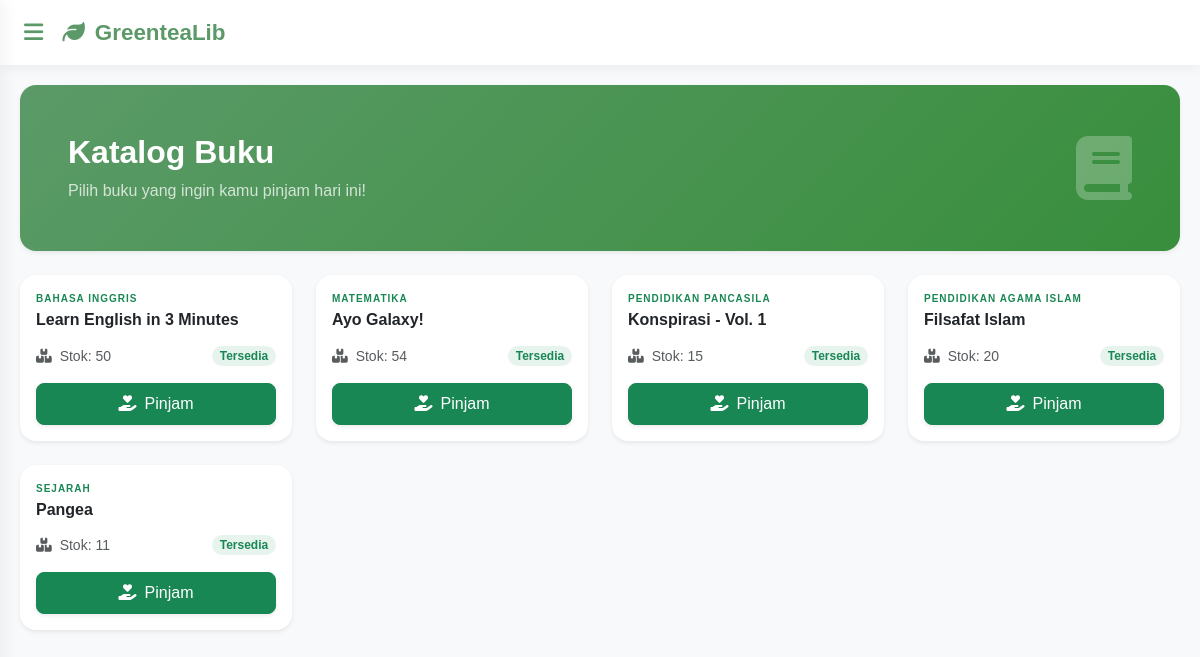
/Views/V_KatalogBuku.php (signed in), run on the app's committed database.
### tables this page shows
CREATE TABLE `buku` (
  `id` int(11) NOT NULL,
  `judul` varchar(255) NOT NULL,
  `kategori` enum('Matematika','Bahasa Indonesia','Bahasa Inggris','Pendidikan Agama Islam','Bahasa Sunda','Sejarah','Pendidikan Pancasila','Wirausaha','Akutansi') DEFAULT NULL,
  `stok` int(11) DEFAULT 0
);

### Controllers/C_Buku.php (called while the page is built, shortened)
<?php
include_once '../Models/M_Buku.php';
$buku = new M_Buku();
try{
    if(!empty($_GET['aksi'])){
        if(!($_GET['aksi'] == 'hapus')){
            if($_GET['aksi'] == 'edit'){
                $id = $_GET['id'];
                $bukus = $buku->SHOW_BUKU_BY_ID($id);
                include_once '../Views/V_UpdateBuku.php';
            }else{
                $id = $_POST['id'];
                $judul = $_POST['judul'];
                $kategori = $_POST['kategori'];
                $stok = $_POST['stok'];
                if($_GET['aksi'] == 'tambah'){
                    $buku->ADD_BUKU($id, $judul, $kategori, $stok);
                }elseif($_GET['aksi'] == 'update'){
                    $buku->UPDATE_BUKU($id, $judul, $kategori, $stok);
                }
            }
        }else{
        	$id = $_GET['id'];
        	$buku->DELETE_BUKU($id);
        }
    }else{
        $bukus = $buku->SHOW_BUKU();
    }
}catch(Exception $e){
    echo $e->getMessage();
}

### Models/M_Connect.php (called while the page is built, shortened)
<?php
class M_Connect
{
	private $host = "localhost",
	$username = "root",
	$pass = "",
	$db = "aqxua_lib";
	function __construct()
	{
		$this->connect = mysqli_connect($this->host, $this->username, $this->pass, $this->db);
		if ($this->connect)
		{
			return $this->connect;
		}else{
			echo mysqli_connect_error();
		}
	}
}

### Models/M_Buku.php (called while the page is built, shortened)
<?php
include_once 'M_Connect.php';
class M_Buku{
    public function SHOW_BUKU()
    {
        $conn = new M_Connect();
        $sql = 'SELECT * FROM buku';
        $post = mysqli_query($conn->connect, $sql);
        if($post->num_rows > 0){
            while ($data = mysqli_fetch_object($post)){
                $result[] = $data;
            }
            return $result;
        }
    }
}

### Views/V_KatalogBuku.php (the view)
<?php
    include_once '../Controllers/C_Buku.php';
    include_once 'HEADER.php';
?>
    <div class="row mb-4">
        <div class="col-12">
            <div class="p-5 rounded-4 shadow-sm text-white d-flex align-items-center justify-content-between" style="background: linear-gradient(135deg, var(--green-tea), var(--green-tea-dark));">
                <div>
                    <h2 class="fw-bold mb-2">Katalog Buku</h2>
                    <p class="mb-0 opacity-75">Pilih buku yang ingin kamu pinjam hari ini!</p>
                </div>
                <div class="d-none d-md-block">
                    <i class="fas fa-book fa-4x opacity-25"></i>
                </div>
            </div>
        </div>
    </div>
    <div class="row g-4">
        <?php
            if(!empty($bukus)){
                foreach ($bukus as $data){ ?>
                <div class="col-12 col-sm-6 col-md-4 col-lg-3">
                    <div class="card h-100 shadow-sm border-0 rounded-4 card-book-hover transition-all">
                        <div class="card-body d-flex flex-column pt-3">
                            <span class="text-uppercase text-success fw-bold mb-1" style="font-size: 10px; letter-spacing: 1px;">
                                <?= $data->kategori ?>
                            </span>
                            <h6 class="card-title fw-bold mb-3 text-dark">
                                <?= $data->judul ?>
                            </h6>
                            <div class="mt-auto mb-3 d-flex justify-content-between align-items-center">
                                <div class="small">
                                    <i class="fas fa-boxes text-muted me-1"></i>
                                    <span class="text-muted">Stok: <?= $data->stok ?></span>
                                </div>
                                <?php if ($data->stok > 0) { ?>
                                    <span class="badge rounded-pill bg-success bg-opacity-10 text-success small">Tersedia</span>
                                <?php }else { ?>
                                    <span class="badge rounded-pill bg-danger bg-opacity-10 text-danger small">Habis</span>
                                <?php } ?>
                            </div>
                            <a href="../Controllers/C_Transaksi.php?aksi=pinjam&id_buku=<?= $data->id ?>" class="btn <?= $data->stok > 0 ? 'btn-success' : 'btn-secondary disabled' ?> w-100 rounded-3 shadow-sm py-2">
                                <i class="fas fa-hand-holding-heart me-2"></i>Pinjam
                            </a>
                        </div>
                    </div>
                </div>
        <?php }}else{
            echo '<p class="text-center text-muted">Buku sedang kosong!</p>';
        } ?>
    </div>
<?php include_once 'FOOTER.php'; ?>

### Views/HEADER.php (style rules this page uses)
:root { --green-tea: #5B9A68; --green-tea-dark: #388E3C; --green-tea-soft: #F1F8E9; --text-dark: #333333; --white: #ffffff; }
body { margin: 0; font-family: 'Poppins', sans-serif; background: #f8f9fa; color: var(--text-dark); }

### data on the page
buku: kategori "BAHASA INGGRIS", judul "Learn English in 3 Minutes", stok "50", shows "Tersedia"
buku: kategori "MATEMATIKA", judul "Ayo Galaxy!", stok "54", shows "Tersedia"
buku: kategori "PENDIDIKAN PANCASILA", judul "Konspirasi - Vol. 1", stok "15", shows "Tersedia"
buku: kategori "PENDIDIKAN AGAMA ISLAM", judul "Filsafat Islam", stok "20", shows "Tersedia"
buku: kategori "SEJARAH", judul "Pangea", stok "11", shows "Tersedia"
